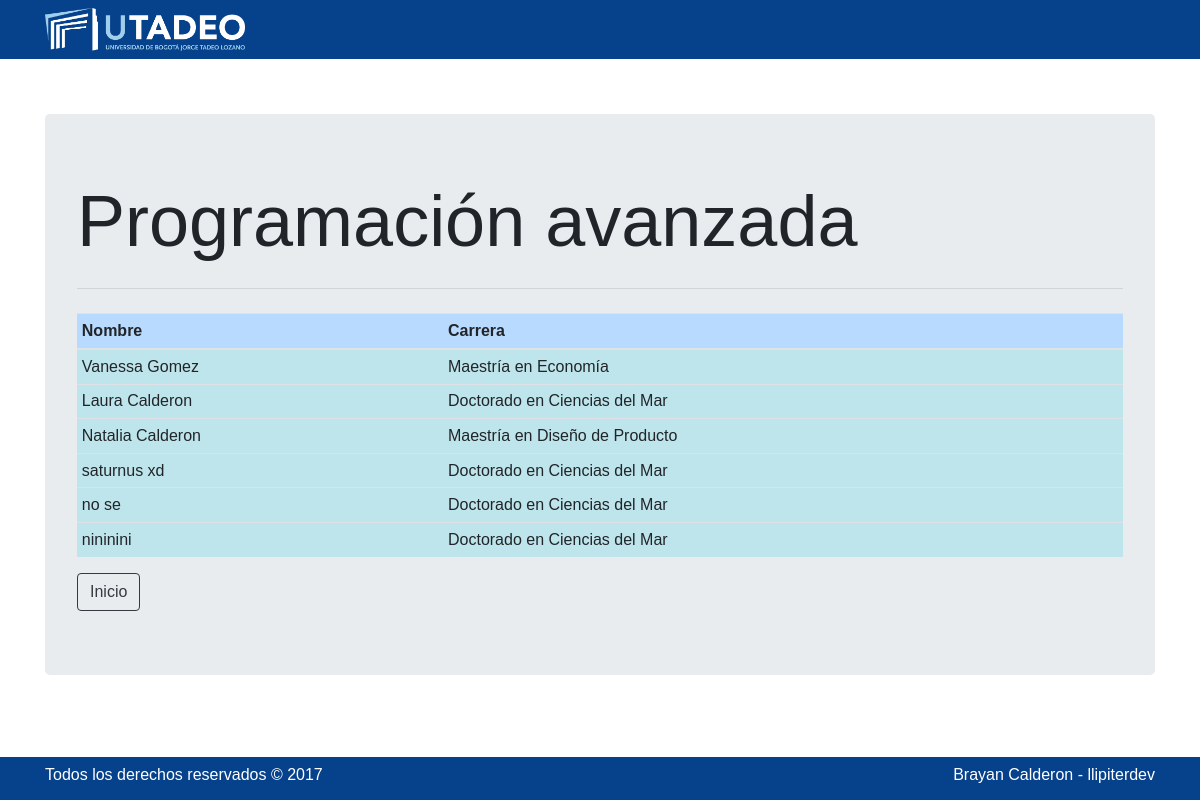
/index.php/seis, run on the app's committed database.
### tables this page shows
CREATE TABLE `estudiante` (
  `id_estudiante` int(11) NOT NULL,
  `nombre` varchar(45) NOT NULL,
  `documento` varchar(45) NOT NULL,
  `carrera` varchar(70) NOT NULL,
  `id_tipo_estudiante` int(11) NOT NULL
);

### application/controllers/seis.php (called while the page is built, shortened)
<?php if ( ! defined('BASEPATH')) exit('No direct script access allowed');
class Seis extends CI_Controller {
        function __construct(){
            $this->load->helper('form');
            $this->load->model('info6_model');
        }
        public function index()
        {
            $data['lista'] = $this->info6_model->obtener_info_6();
            $this->load->view('/cargarheaders/header');
            $this->load->view('/puntos/punto_6/resultado_punto_6',$data);
            $this->load->view('/cargarheaders/footer');
        }
    }
?>

### index.php (called while the page is built, shortened)
<?php
require_once BASEPATH.'core/CodeIgniter.php';

### application/models/info6_model.php (called while the page is built, shortened)
<?php if ( ! defined('BASEPATH')) exit('No direct script access allowed');
class Info6_model extends CI_Model {
        public function obtener_info_6()
        {
            $this->db->select('estudiante.nombre, estudiante.carrera');
            $this->db->from('estudiante');
            $this->db->join('tipo_estudiante', 'estudiante.id_tipo_estudiante = tipo_estudiante.id_tipo_estudiante', 'inner' );
            $this->db->where('tipo_estudiante', 'posgrado');
            $query = $this->db->get();
            if($query->num_rows() > 0) return $query;
            else return false;
        }
    }
?>

### application/views/puntos/punto_6/resultado_punto_6.php (the view)
<div class="container">
    <div class="jumbotron" id="contenido">
        <h1 class="display-3">Programación avanzada</h1>
        <hr class="my-4">
        <table class="table table-sm">
            <thead>
                <tr class="table-primary">
                    <th>Nombre</th>
                    <th>Carrera</th>
                </tr>
            </thead>
            <tbody>
            <?php
                    foreach ($lista->result() as $key) { ?>
                    <tr class="table-info">
                        <td>
                            <?php echo $key->nombre; ?>
                        </td>
                        <td>
                            <?php echo $key->carrera; ?>
                        </td>
                    </tr>
                    <?php }  ?>
            </tbody>
        </table>
        <a class="btn btn-outline-dark" href="<?php echo base_url()?>">Inicio</a>
    </div>
</div>

### assets/css/mystyle.css (style rules this page uses)
* { font-family: 'Gill Sans', 'Gill Sans MT', Calibri, 'Trebuchet MS', sans-serif; }
#contenido { margin-top: 5%; }

### data on the page
estudiante: nombre "Vanessa Gomez", carrera "Maestría en Economía"
estudiante: nombre "Laura Calderon", carrera "Doctorado en Ciencias del Mar"
estudiante: nombre "Natalia Calderon", carrera "Maestría en Diseño de Producto"
estudiante: nombre "saturnus xd", carrera "Doctorado en Ciencias del Mar"
estudiante: nombre "no se", carrera "Doctorado en Ciencias del Mar"
estudiante: nombre "nininini", carrera "Doctorado en Ciencias del Mar"
